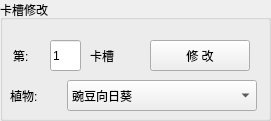
    <widget class="QGroupBox" name="groupBox_6">
     <property name="geometry">
      <rect>
       <x>50</x>
       <y>20</y>
       <width>271</width>
       <height>121</height>
      </rect>
     </property>
     <property name="styleSheet">
      <string notr="true">font: 10pt &quot;Microsoft YaHei UI&quot;;
</string>
     </property>
     <property name="title">
      <string>卡槽修改</string>
     </property>
     <widget class="QLineEdit" name="lineEdit_9">
      <property name="geometry">
       <rect>
        <x>50</x>
        <y>40</y>
        <width>31</width>
        <height>31</height>
       </rect>
      </property>
      <property name="styleSheet">
       <string notr="true">font: 12pt &quot;Microsoft YaHei UI&quot;;</string>
      </property>
      <property name="text">
       <string>1</string>
      </property>
     </widget>
     <widget class="QLabel" name="label_14">
      <property name="geometry">
       <rect>
        <x>13</x>
        <y>40</y>
        <width>31</width>
        <height>31</height>
       </rect>
      </property>
      <property name="styleSheet">
       <string notr="true">font: 14pt &quot;Microsoft YaHei UI&quot;;</string>
      </property>
      <property name="text">
       <string>第:</string>
      </property>
     </widget>
     <widget class="QPushButton" name="pushButton_14">
      <property name="geometry">
       <rect>
        <x>150</x>
        <y>40</y>
        <width>100</width>
        <height>31</height>
       </rect>
      </property>
      <property name="styleSheet">
       <string notr="true">font: 14pt &quot;Microsoft YaHei UI&quot;;</string>
      </property>
      <property name="text">
       <string>修 改</string>
      </property>
     </widget>
     <widget class="QLabel" name="label_20">
      <property name="geometry">
       <rect>
        <x>10</x>
        <y>80</y>
        <width>60</width>
        <height>31</height>
       </rect>
      </property>
      <property name="styleSheet">
       <string notr="true">font: 14pt &quot;Microsoft YaHei UI&quot;;</string>
      </property>
      <property name="text">
       <string>植物:</string>
      </property>
     </widget>
     <widget class="QComboBox" name="comboBox_3">
      <property name="geometry">
       <rect>
        <x>67</x>
        <y>80</y>
        <width>190</width>
        <height>31</height>
       </rect>
      </property>
      <property name="styleSheet">
       <string notr="true">font: 12pt &quot;Microsoft YaHei UI&quot;;</string>
      </property>
      <property name="currentIndex">
       <number>0</number>
      </property>
      <item>
       <property name="text">
        <string>豌豆向日葵</string>
       </property>
      </item>
      <item>
       <property name="text">
        <string>阳光豆</string>
       </property>
      </item>
      <item>
       <property name="text">
        <string>阳光炸弹</string>
       </property>
      </item>
      <item>
       <property name="text">
        <string>火炬坚果</string>
       </property>
      </item>
      <item>
       <property name="text">
        <string>阳光土豆雷</string>
       </property>
      </item>
      <item>
       <property name="text">
        <string>寒冰香蒲</string>
       </property>
      </item>
      <item>
       <property name="text">
        <string>大蒜花</string>
       </property>
      </item>
      <item>
       <property name="text">
        <string>双发仙人掌</string>
       </property>
      </item>
      <item>
       <property name="text">
        <string>小盆菇</string>
       </property>
      </item>
      <item>
       <property name="text">
        <string>阳光向日葵</string>
       </property>
      </item>
      <item>
       <property name="text">
        <string>冰瓜大喷菇</string>
       </property>
      </item>
      <item>
       <property name="text">
        <string>墓碑埋雷者</string>
       </property>
      </item>
      <item>
       <property name="text">
        <string>红眼菇</string>
       </property>
      </item>
      <item>
       <property name="text">
        <string>阳光胆小菇</string>
       </property>
      </item>
      <item>
       <property name="text">
        <string>雪花寒冰菇</string>
       </property>
      </item>
      <item>
       <property name="text">
        <string>魅惑毁灭菇</string>
       </property>
      </item>
      <item>
       <property name="text">
        <string>豌豆睡莲</string>
       </property>
      </item>
      <item>
       <property name="text">
        <string>冰菇窝瓜</string>
       </property>
      </item>
      <item>
       <property name="text">
        <string>豌豆许愿池</string>
       </property>
      </item>
      <item>
       <property name="text">
        <string>毁灭海草</string>
       </property>
      </item>
      <item>
       <property name="text">
        <string>樱桃辣椒</string>
       </property>
      </item>
      <item>
       <property name="text">
        <string>黄油地刺</string>
       </property>
      </item>
      <item>
       <property name="text">
        <string>冰矩树桩</string>
       </property>
      </item>
      <item>
       <property name="text">
        <string>高冰果</string>
       </property>
      </item>
      <item>
       <property name="text">
        <string>海坚果</string>
       </property>
      </item>
      <item>
       <property name="text">
        <string>六号路灯花</string>
       </property>
      </item>
      <item>
       <property name="text">
        <string>豌豆大炮</string>
       </property>
      </item>
      <item>
       <property name="text">
        <string>仙人三叶草</string>
       </property>
      </item>
      <item>
       <property name="text">
        <string>玉米卷香蒲</string>
       </property>
      </item>
      <item>
       <property name="text">
        <string>地刺杨桃</string>
       </property>
      </item>
      <item>
       <property name="text">
        <string>忧郁南瓜头</string>
       </property>
      </item>
      <item>
       <property name="text">
        <string>磁力坚果</string>
       </property>
      </item>
      <item>
       <property name="text">
        <string>机枪卷心菜投手</string>
       </property>
      </item>
      <item>
       <property name="text">
        <string>阳光花盆</string>
       </property>
      </item>
      <item>
       <property name="text">
        <string>三线玉米投手</string>
       </property>
      </item>
      <item>
       <property name="text">
        <string>随机植物盒子</string>
       </property>
      </item>
      <item>
       <property name="text">
        <string>魅惑大蒜</string>
       </property>
      </item>
      <item>
       <property name="text">
        <string>咖啡伞</string>
       </property>
      </item>
      <item>
       <property name="text">
        <string>仙人三叶花</string>
       </property>
      </item>
      <item>
       <property name="text">
        <string>西瓜坚果</string>
       </property>
      </item>
      <item>
       <property name="text">
        <string>汉堡射手</string>
       </property>
      </item>
      <item>
       <property name="text">
        <string>阳光南瓜掌</string>
       </property>
      </item>
      <item>
       <property name="text">
        <string>黄油忧郁菇</string>
       </property>
      </item>
      <item>
       <property name="text">
        <string>西瓜香蒲</string>
       </property>
      </item>
      <item>
       <property name="text">
        <string>阳光菇投手</string>
       </property>
      </item>
      <item>
       <property name="text">
        <string>金盏吸金磁</string>
       </property>
      </item>
      <item>
       <property name="text">
        <string>钢刺坚果王</string>
       </property>
      </item>
      <item>
       <property name="text">
        <string>毁灭加农炮</string>
       </property>
      </item>
      <item>
       <property name="text">
        <string>爆炸坚果</string>
       </property>
      </item>
      <item>
       <property name="text">
        <string>巨大坚果</string>
       </property>
      </item>
      <item>
       <property name="text">
        <string>火爆地雷</string>
       </property>
      </item>
      <item>
       <property name="text">
        <string>火爆坚果墙</string>
       </property>
      </item>
      <item>
       <property name="text">
        <string>豌豆香蒲</string>
       </property>
      </item>
      <item>
       <property name="text">
        <string>冰瓜香蒲</string>
       </property>
      </item>
      <item>
       <property name="text">
        <string>烈火南瓜头</string>
       </property>
      </item>
      <item>
       <property name="text">
        <string>僵尸豌豆射手</string>
       </property>
      </item>
      <item>
       <property name="text">
        <string>寒冰三叶草</string>
       </property>
      </item>
      <item>
       <property name="text">
        <string>热狗射手</string>
       </property>
      </item>
      <item>
       <property name="text">
        <string>寒冰仙人掌</string>
       </property>
      </item>
      <item>
       <property name="text">
        <string>影流窝瓜王</string>
       </property>
      </item>
      <item>
       <property name="text">
        <string>黄油joker</string>
       </property>
      </item>
      <item>
       <property name="text">
        <string>向日葵女王</string>
       </property>
      </item>
      <item>
       <property name="text">
        <string>大蒜辣椒</string>
       </property>
      </item>
      <item>
       <property name="text">
        <string>至尊VIP坚果</string>
       </property>
      </item>
      <item>
       <property name="text">
        <string>僵尸坚果墙</string>
       </property>
      </item>
      <item>
       <property name="text">
        <string>Cupid魅惑菇射手</string>
       </property>
      </item>
      <item>
       <property name="text">
        <string>财神金盏花</string>
       </property>
      </item>
      <item>
       <property name="text">
        <string>猫砂盆</string>
       </property>
      </item>
      <item>
       <property name="text">
        <string>坑洞坚果</string>
       </property>
      </item>
      <item>
       <property name="text">
        <string>QQ弹弹大喷菇</string>
       </property>
      </item>
      <item>
       <property name="text">
        <string>寒冰地刺</string>
       </property>
      </item>
      <item>
       <property name="text">
        <string>土杨桃</string>
       </property>
      </item>
      <item>
       <property name="text">
        <string>精灵菇</string>
       </property>
      </item>
      <item>
       <property name="text">
        <string>川菜投手</string>
       </property>
      </item>
      <item>
       <property name="text">
        <string>坚果模仿者</string>
       </property>
      </item>
      <item>
       <property name="text">
        <string>窝瓜坚果</string>
       </property>
      </item>
      <item>
       <property name="text">
        <string>冰冻坚果</string>
       </property>
      </item>
      <item>
       <property name="text">
        <string>头脑风暴</string>
       </property>
      </item>
      <item>
       <property name="text">
        <string>宝藏吞噬者</string>
       </property>
      </item>
      <item>
       <property name="text">
        <string>全息卡牌投影</string>
       </property>
      </item>
      <item>
       <property name="text">
        <string>成长咖啡豆</string>
       </property>
      </item>
      <item>
       <property name="text">
        <string>寒光菇</string>
       </property>
      </item>
      <item>
       <property name="text">
        <string>骄阳豌豆射手</string>
       </property>
      </item>
      <item>
       <property name="text">
        <string>荧光木槌</string>
       </property>
      </item>
      <item>
       <property name="text">
        <string>狂野机枪射手</string>
       </property>
      </item>
      <item>
       <property name="text">
        <string>生命重塑者</string>
       </property>
      </item>
      <item>
       <property name="text">
        <string>双生樱桃</string>
       </property>
      </item>
      <item>
       <property name="text">
        <string>幸运四叶草</string>
       </property>
      </item>
      <item>
       <property name="text">
        <string>黄金向日葵</string>
       </property>
      </item>
      <item>
       <property name="text">
        <string>土豆加农炮</string>
       </property>
      </item>
      <item>
       <property name="text">
        <string>惩戒牢笼</string>
       </property>
      </item>
      <item>
       <property name="text">
        <string>备用物资</string>
       </property>
      </item>
      <item>
       <property name="text">
        <string>地刺大嘴花</string>
       </property>
      </item>
      <item>
       <property name="text">
        <string>僵尸豆</string>
       </property>
      </item>
      <item>
       <property name="text">
        <string>禁忌毁灭菇</string>
       </property>
      </item>
      <item>
       <property name="text">
        <string>消消乐糖果</string>
       </property>
      </item>
      <item>
       <property name="text">
        <string>海冰菇</string>
       </property>
      </item>
      <item>
       <property name="text">
        <string>莲叶壳</string>
       </property>
      </item>
      <item>
       <property name="text">
        <string>小猫向日葵</string>
       </property>
      </item>
      <item>
       <property name="text">
        <string>礼盒机</string>
       </property>
      </item>
      <item>
       <property name="text">
        <string>招财猫</string>
       </property>
      </item>
      <item>
       <property name="text">
        <string>水晶蜗牛</string>
       </property>
      </item>
      <item>
       <property name="text">
        <string>坚果存钱罐</string>
       </property>
      </item>
      <item>
       <property name="text">
        <string>吸金磁射手</string>
       </property>
      </item>
      <item>
       <property name="text">
        <string>钻石种子</string>
       </property>
      </item>
      <item>
       <property name="text">
        <string>抽奖盒子豪华版</string>
       </property>
      </item>
      <item>
       <property name="text">
        <string>炫彩杨桃</string>
       </property>
      </item>
      <item>
       <property name="text">
        <string>坚果保龄球</string>
       </property>
      </item>
      <item>
       <property name="text">
        <string>进化豆</string>
       </property>
      </item>
      <item>
       <property name="text">
        <string>流星</string>
       </property>
      </item>
      <item>
       <property name="text">
        <string>苹果闹钟</string>
       </property>
      </item>
      <item>
       <property name="text">
        <string>海豌豆</string>
       </property>
      </item>
      <item>
       <property name="text">
        <string>豌豆海草</string>
       </property>
      </item>
      <item>
       <property name="text">
        <string>海洋星</string>
       </property>
      </item>
      <item>
       <property name="text">
        <string>套盒坚果</string>
       </property>
      </item>
      <item>
       <property name="text">
        <string>鱼饵菇</string>
       </property>
      </item>
      <item>
       <property name="text">
        <string>花盆睡莲</string>
       </property>
      </item>
      <item>
       <property name="text">
        <string>忧郁菇投手</string>
       </property>
      </item>
      <item>
       <property name="text">
        <string>受伤的向日葵</string>
       </property>
      </item>
      <item>
       <property name="text">
        <string>医用咖啡豆</string>
       </property>
      </item>
      <item>
       <property name="text">
        <string>受伤的大喷菇</string>
       </property>
      </item>
      <item>
       <property name="text">
        <string>寒冰加农炮</string>
       </property>
      </item>
      <item>
       <property name="text">
        <string>黄金西瓜投手</string>
       </property>
      </item>
      <item>
       <property name="text">
        <string>寒冰菇王</string>
       </property>
      </item>
      <item>
       <property name="text">
        <string>自费盒子</string>
       </property>
      </item>
      <item>
       <property name="text">
        <string>内卷投手</string>
       </property>
      </item>
      <item>
       <property name="text">
        <string>制冰豆</string>
       </property>
      </item>
      <item>
       <property name="text">
        <string>伪装的向日葵</string>
       </property>
      </item>
      <item>
       <property name="text">
        <string>骄阳玉米投手</string>
       </property>
      </item>
      <item>
       <property name="text">
        <string>辣椒重塑者</string>
       </property>
      </item>
      <item>
       <property name="text">
        <string>棱镜向日葵</string>
       </property>
      </item>
      <item>
       <property name="text">
        <string>大王钢齿花</string>
       </property>
      </item>
      <item>
       <property name="text">
        <string>促销豆</string>
       </property>
      </item>
      <item>
       <property name="text">
        <string>促销坚果</string>
       </property>
      </item>
      <item>
       <property name="text">
        <string>促销花盆</string>
       </property>
      </item>
      <item>
       <property name="text">
        <string>天使向日葵</string>
       </property>
      </item>
     </widget>
     <widget class="QLabel" name="label_19">
      <property name="geometry">
       <rect>
        <x>90</x>
        <y>40</y>
        <width>50</width>
        <height>31</height>
       </rect>
      </property>
      <property name="styleSheet">
       <string notr="true">font: 14pt &quot;Microsoft YaHei UI&quot;;</string>
      </property>
      <property name="text">
       <string>卡槽</string>
      </property>
     </widget>
    </widget>
